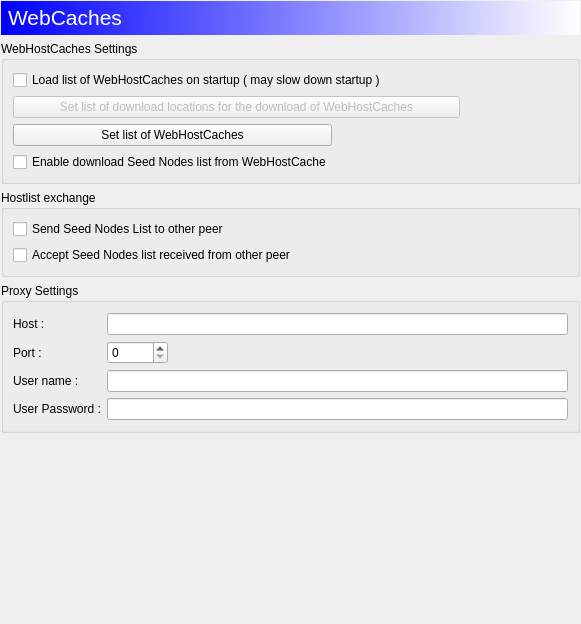
        <widget class="QWidget" name="webcaches_Page">
         <layout class="QGridLayout" name="gridLayout_13">
          <property name="leftMargin">
           <number>1</number>
          </property>
          <property name="topMargin">
           <number>1</number>
          </property>
          <property name="rightMargin">
           <number>1</number>
          </property>
          <item row="1" column="0" colspan="2">
           <widget class="QGroupBox" name="groupBox_8">
            <property name="title">
             <string>WebHostCaches Settings</string>
            </property>
            <layout class="QGridLayout" name="gridLayout_3">
             <item row="0" column="0" colspan="3">
              <widget class="QCheckBox" name="loadListStartup_CheckBox">
               <property name="text">
                <string>Load list of WebHostCaches on startup ( may slow down startup )</string>
               </property>
              </widget>
             </item>
             <item row="0" column="3">
              <spacer name="horizontalSpacer_2">
               <property name="orientation">
                <enum>Qt::Horizontal</enum>
               </property>
               <property name="sizeHint" stdset="0">
                <size>
                 <width>102</width>
                 <height>20</height>
                </size>
               </property>
              </spacer>
             </item>
             <item row="1" column="0" colspan="3">
              <widget class="QPushButton" name="downloadLocations_PushButton">
               <property name="enabled">
                <bool>false</bool>
               </property>
               <property name="text">
                <string>Set list of download locations for the download of WebHostCaches</string>
               </property>
              </widget>
             </item>
             <item row="1" column="3">
              <spacer name="horizontalSpacer_3">
               <property name="orientation">
                <enum>Qt::Horizontal</enum>
               </property>
               <property name="sizeHint" stdset="0">
                <size>
                 <width>102</width>
                 <height>20</height>
                </size>
               </property>
              </spacer>
             </item>
             <item row="2" column="0" colspan="2">
              <widget class="QPushButton" name="editWebHostCachesList_PushButton">
               <property name="minimumSize">
                <size>
                 <width>0</width>
                 <height>0</height>
                </size>
               </property>
               <property name="text">
                <string>Set list of WebHostCaches</string>
               </property>
              </widget>
             </item>
             <item row="3" column="0" colspan="2">
              <widget class="QCheckBox" name="enableWebHostCache_CheckBox">
               <property name="text">
                <string>Enable download Seed Nodes list from WebHostCache</string>
               </property>
              </widget>
             </item>
             <item row="3" column="2" colspan="2">
              <spacer name="horizontalSpacer_5">
               <property name="orientation">
                <enum>Qt::Horizontal</enum>
               </property>
               <property name="sizeHint" stdset="0">
                <size>
                 <width>153</width>
                 <height>20</height>
                </size>
               </property>
              </spacer>
             </item>
            </layout>
           </widget>
          </item>
          <item row="3" column="0" colspan="2">
           <widget class="QGroupBox" name="groupBox_7">
            <property name="title">
             <string>Hostlist exchange</string>
            </property>
            <layout class="QGridLayout" name="gridLayout_2">
             <item row="0" column="0">
              <widget class="QCheckBox" name="sendSeedNodes_CheckBox">
               <property name="text">
                <string>Send Seed Nodes List to other peer</string>
               </property>
              </widget>
             </item>
             <item row="0" column="1" colspan="2">
              <spacer name="horizontalSpacer_6">
               <property name="orientation">
                <enum>Qt::Horizontal</enum>
               </property>
               <property name="sizeHint" stdset="0">
                <size>
                 <width>234</width>
                 <height>17</height>
                </size>
               </property>
              </spacer>
             </item>
             <item row="1" column="0" colspan="2">
              <widget class="QCheckBox" name="acceptSeedNodes_CheckBox">
               <property name="text">
                <string>Accept Seed Nodes list received from other peer</string>
               </property>
              </widget>
             </item>
             <item row="1" column="2">
              <spacer name="horizontalSpacer_7">
               <property name="orientation">
                <enum>Qt::Horizontal</enum>
               </property>
               <property name="sizeHint" stdset="0">
                <size>
                 <width>203</width>
                 <height>20</height>
                </size>
               </property>
              </spacer>
             </item>
            </layout>
           </widget>
          </item>
          <item row="5" column="0" colspan="2">
           <spacer name="verticalSpacer_6">
            <property name="orientation">
             <enum>Qt::Vertical</enum>
            </property>
            <property name="sizeHint" stdset="0">
             <size>
              <width>455</width>
              <height>180</height>
             </size>
            </property>
           </spacer>
          </item>
          <item row="4" column="0" colspan="2">
           <widget class="QGroupBox" name="groupBoxProxy">
            <property name="minimumSize">
             <size>
              <width>0</width>
              <height>150</height>
             </size>
            </property>
            <property name="title">
             <string>Proxy Settings</string>
            </property>
            <layout class="QGridLayout" name="gridLayout_15">
             <item row="0" column="0">
              <layout class="QGridLayout" name="gridLayout_14">
               <item row="0" column="0">
                <widget class="QLabel" name="label_7">
                 <property name="text">
                  <string>Host :</string>
                 </property>
                </widget>
               </item>
               <item row="0" column="1" colspan="2">
                <widget class="QLineEdit" name="proxyHostLineEdit"/>
               </item>
               <item row="1" column="0">
                <widget class="QLabel" name="label_8">
                 <property name="text">
                  <string>Port :</string>
                 </property>
                </widget>
               </item>
               <item row="1" column="1">
                <widget class="QSpinBox" name="proxyPortSpinBox">
                 <property name="maximum">
                  <number>65535</number>
                 </property>
                </widget>
               </item>
               <item row="1" column="2">
                <spacer name="horizontalSpacer_15">
                 <property name="orientation">
                  <enum>Qt::Horizontal</enum>
                 </property>
                 <property name="sizeHint" stdset="0">
                  <size>
                   <width>148</width>
                   <height>20</height>
                  </size>
                 </property>
                </spacer>
               </item>
               <item row="2" column="0">
                <widget class="QLabel" name="label_9">
                 <property name="text">
                  <string>User name :</string>
                 </property>
                </widget>
               </item>
               <item row="2" column="1" colspan="2">
                <widget class="QLineEdit" name="proxyUserLineEdit"/>
               </item>
               <item row="3" column="0">
                <widget class="QLabel" name="label_10">
                 <property name="text">
                  <string>User Password :</string>
                 </property>
                </widget>
               </item>
               <item row="3" column="1" colspan="2">
                <widget class="QLineEdit" name="proxyPasswordLineEdit"/>
               </item>
              </layout>
             </item>
            </layout>
           </widget>
          </item>
          <item row="0" column="0" colspan="2">
           <widget class="QFrame" name="webcachesframeheader">
            <property name="styleSheet">
             <string notr="true">QFrame#webcachesframeheader{
background: qlineargradient(spread:pad, x1:0, y1:0, x2:1, y2:0, stop:0 rgba(0, 0, 255, 255), stop:1 rgba(255, 255, 255, 255));
}</string>
            </property>
            <layout class="QHBoxLayout" name="horizontalLayout_7">
             <property name="margin">
              <number>1</number>
             </property>
             <item>
              <widget class="QLabel" name="label_5">
               <property name="text">
                <string>&lt;!DOCTYPE HTML PUBLIC &quot;-//W3C//DTD HTML 4.0//EN&quot; &quot;http://www.w3.org/TR/REC-html40/strict.dtd&quot;&gt;
&lt;html&gt;&lt;head&gt;&lt;meta name=&quot;qrichtext&quot; content=&quot;1&quot; /&gt;&lt;style type=&quot;text/css&quot;&gt;
p, li { white-space: pre-wrap; }
&lt;/style&gt;&lt;/head&gt;&lt;body style=&quot; font-family:'MS Shell Dlg 2'; font-size:8.25pt; font-weight:400; font-style:normal;&quot;&gt;
&lt;p style=&quot; margin-top:0px; margin-bottom:0px; margin-left:0px; margin-right:0px; -qt-block-indent:0; text-indent:0px;&quot;&gt;&lt;img src=&quot;:/resources/cpu.png&quot; /&gt;&lt;/p&gt;&lt;/body&gt;&lt;/html&gt;</string>
               </property>
              </widget>
             </item>
             <item>
              <widget class="QLabel" name="label_6">
               <property name="text">
                <string>&lt;!DOCTYPE HTML PUBLIC &quot;-//W3C//DTD HTML 4.0//EN&quot; &quot;http://www.w3.org/TR/REC-html40/strict.dtd&quot;&gt;
&lt;html&gt;&lt;head&gt;&lt;meta name=&quot;qrichtext&quot; content=&quot;1&quot; /&gt;&lt;style type=&quot;text/css&quot;&gt;
p, li { white-space: pre-wrap; }
&lt;/style&gt;&lt;/head&gt;&lt;body style=&quot; font-family:'MS Shell Dlg 2'; font-size:8.25pt; font-weight:400; font-style:normal;&quot;&gt;
&lt;p style=&quot; margin-top:0px; margin-bottom:0px; margin-left:0px; margin-right:0px; -qt-block-indent:0; text-indent:0px;&quot;&gt;&lt;span style=&quot; font-size:16pt; color:#ffffff;&quot;&gt;WebCaches&lt;/span&gt;&lt;/p&gt;&lt;/body&gt;&lt;/html&gt;</string>
               </property>
              </widget>
             </item>
             <item>
              <spacer name="horizontalSpacer_13">
               <property name="orientation">
                <enum>Qt::Horizontal</enum>
               </property>
               <property name="sizeHint" stdset="0">
                <size>
                 <width>323</width>
                 <height>32</height>
                </size>
               </property>
              </spacer>
             </item>
            </layout>
           </widget>
          </item>
         </layout>
        </widget>
